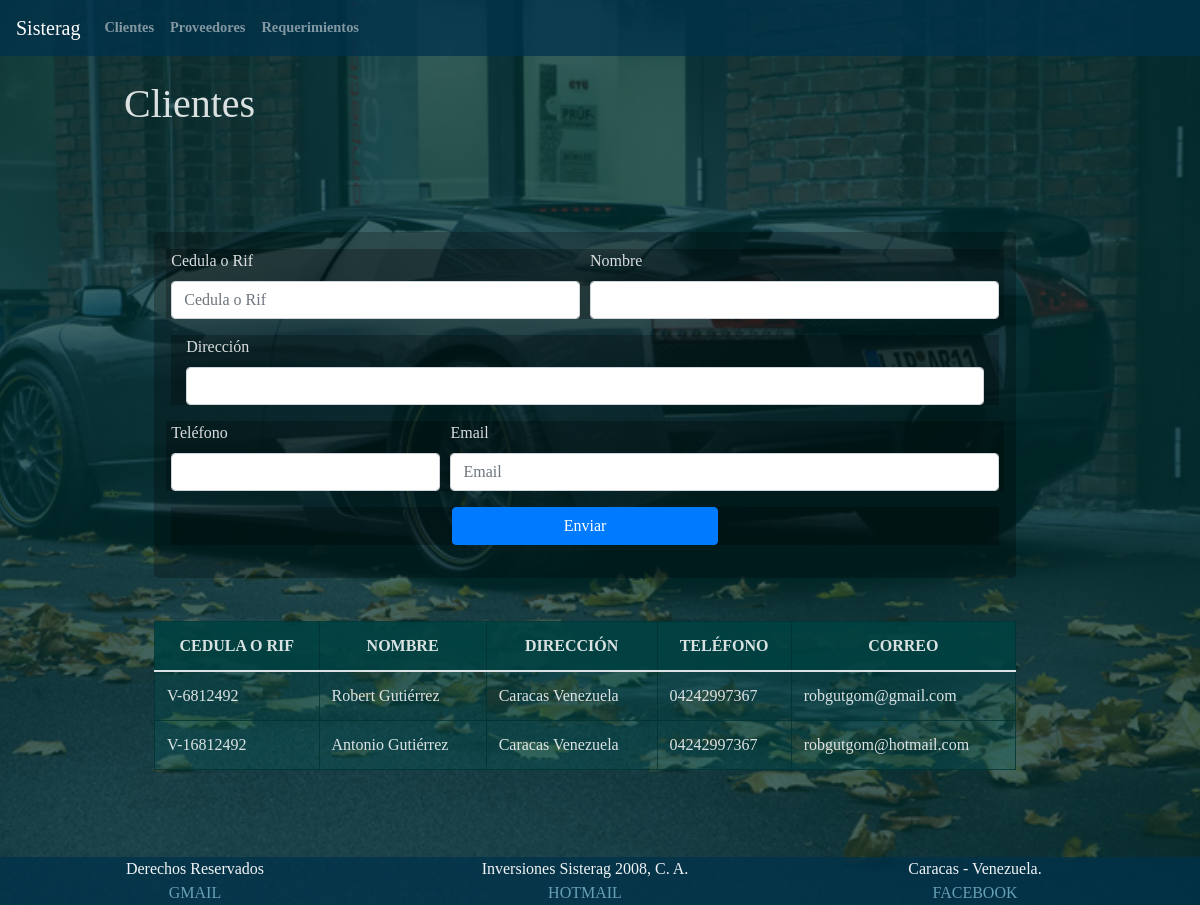
The app's page /requerimientos/clientes/ with its own data.
### AppRequerimientos/models.py (models this page shows, shortened)
class Clientes(models.Model):
    idcte = BigAutoField(
        auto_created=True, primary_key=True, null=False, serialize=False, verbose_name='ID')
    cedrif = CharField(max_length=75, null=False, verbose_name='Cedula o Rif')
    nombre = CharField(max_length=75, null=False, verbose_name='Nombre')
    direccion = CharField(max_length=75, null=False, verbose_name='Dirección')
    telefono = CharField(max_length=75, null=False, verbose_name='Teléfono')
    correo = EmailField(blank=False, null=False, verbose_name='Correo')
    created = models.DateTimeField(auto_now_add=True, verbose_name='Creado')
    updated = models.DateTimeField(auto_now_add=True, verbose_name='Actualizado')
    class Meta:
        db_table = "clientes"
        verbose_name = "Cliente"
        verbose_name_plural = "Clientes"

### AppRequerimientos/views.py (the view)
# urls.py: path('clientes/', rndrClientes, name='Clientes'),
def rndrClientes(request):
    oClie = Clientes.objects.all()
    return render(request, "clientes.htm",{"oClies": oClie})

### AppRequerimientos/templates/clientes.htm
{% extends 'layout.htm' %}
{% block content %}
    <h1>Clientes</h1>
        <section class="page-section clearfix">
            <div class="container row col-xs-12 col-sm-12 col-md-12 col-lg-12">
                <div class="row intro col-xs-12 col-sm-12 col-md-12 col-lg-12">
                    <div class="col-xs-12 col-sm-12 col-md-12 col-lg-12">
                        <form>
                            <div class="form-row">
                                <div class="form-group col-md-6">
                                    <label for="cedrif">Cedula o Rif</label>
                                    <input type="password" class="form-control" id="cedrif" placeholder="Cedula o Rif">
                                </div>
                                <div class="form-group col-md-6">
                                    <label for="nombre">Nombre</label>
                                    <input type="text" class="form-control" id="nombre">
                                </div>
                            </div>
                            <div class="form-group col-md-12">
                                <label for="direccion">Dirección</label>
                                <input type="text" class="form-control" id="direccion">
                            </div>
                            <div class="form-row">
                                <div class="form-group col-md-4">
                                    <label for="telefono">Teléfono</label>
                                    <input type="text" class="form-control" id="telefono">
                                </div>
                                <div class="form-group col-md-8">
                                    <label for="correo">Email</label>
                                    <input type="email" class="form-control" id="correo" placeholder="Email">
                                </div>
                            </div>
                            <div class="form-group col-md-12 text-center">
                                <button type="submit" class="col-xs-4 col-sm-4 col-md-4 col-lg-4 btn btn-primary">Enviar</button>
                            </div>
                        </form>
                    </div>
                    <div class="col-xs-12 col-sm-12 col-md-12 col-lg-12 rounded">
                        <table class="table table-striped">
                            <thead>
                              <tr>
                                <th scope="col">Cedula o Rif</th>
                                <th scope="col">Nombre</th>
                                <th scope="col">Dirección</th>
                                <th scope="col">Teléfono</th>
                                <th scope="col">Correo</th>
                              </tr>
                            </thead>
                            <tbody>
                            {% for oClie in oClies %}
                                <tr>
                                    <td>{{oClie.cedrif}}</td>
                                    <td>{{oClie.nombre}}</td>
                                    <td>{{oClie.direccion}}</td>
                                    <td>{{oClie.telefono}}</td>
                                    <td>{{oClie.correo}}</td>
                                </tr>
                            {% endfor %}
                            </tbody>
                        </table>
                    </div>
                </div>
            </div>
        </section>
{% endblock %}

### AppRequerimientos/templates/layout.htm (shortened to what this page needs)
{% load static %}
<!DOCTYPE html>
<html lang="en">
<head>
    <link rel='stylesheet' href="{% static 'css/bootstrap.min.css' %}" />
    <link rel='stylesheet' href="{% static 'css/bootstrap.css' %}" />
    <link rel='stylesheet' href="{% static 'css/style.css' %}" />
</head>
<body>
    {% include 'common/head.htm' %}
    <div class="container p-4 col-10">
        {% block content %}
        {% endblock %}
    </div>
    {% include 'common/foot.htm' %}
</body>
</html>

### AppRequerimientos/templates/common/head.htm (shortened to what this page needs)
{% load static %}
<nav class="navbar navbar-expand-lg navbar-light">
  <a class="navbar-brand" href="/admin/">Sisterag</a>
  <div class="collapse navbar-collapse" id="mainNav">
    <ul class="navbar-nav mr-auto mt-2 mt-lg-0">
      <li class="nav-item">
        <a class="nav-link" href="{% url 'Clientes' %}">Clientes</a>
      </li>
      <li class="nav-item">
        <a class="nav-link" href="{% url 'Proveedores' %}">Proveedores</a>
      </li>
      <li class="nav-item">
        <a class="nav-link" href="{% url 'Requerimientos' %}">Requerimientos</a>
      </li>
    </ul>
  </div>
</nav>

### AppRequerimientos/templates/common/foot.htm
<footer>
<div class="row col-12">
    <div class="col-4">
        Derechos Reservados
    </div>
    <div class="col-4">
        Inversiones Sisterag 2008, C. A.
    </div>
    <div class="col-4">
        Caracas - Venezuela.
    </div>
    <div class="col-4">
        <a href="mailto:robgutgom@gmail.com" target="_blank">GMAIL</a>
    </div>
    <div class="col-4">
        <a href="mailto:robgutgom@hotmail.com" target="_blank">HOTMAIL</a>
    </div>
    <div class="col-4">
        <a href="https://www.facebook.com/robguter/" target="_blank">FACEBOOK</a>
    </div>
</div>
</footer>

### AppRequerimientos/static/css/style.css (style rules this page uses)
body { font-family: 'Lora'; background: linear-gradient(rgba(0, 50, 50, .75), rgba(0, 50, 50, .7)), url("../media/Lamborghini-Murcielago-LP640.jpg"); background-attachment: fixed; background-position: center; background-size: cover; color: rgba(255,255,255, .85); }
form { background-color: rgba(0, 0, 0, .25); padding: 2%; margin: 1% 0% 5%; border-radius: 5px; }
.form-group { background-color: rgba(0, 0, 0, .25); }
.table { background-color: rgba(0, 100, 100, .25); }
.table th { background-color: rgba(0, 50, 50, .75); text-transform: uppercase; text-align: center; border: 0.01em solid rgba(0, 50, 50, .75); }
.table td { border: 0.01em solid rgba(0, 50, 50, .75); }
.table tr:nth-child(odd) { background-color: rgba(0, 150, 150, .5); }
footer, .navbar { background-color: rgba(0, 50, 75, .75); text-align: center; height: auto; color: rgba(255,255,255,.95); }
.navbar { position: sticky; right: 0; top: 0; left: 0; z-index: 100; width: 100%; margin-bottom: 0%; }
footer { position: fixed; right: 0; bottom: 0; left: 0; z-index: 0; width: 100%; }
a { color: rgba(120,180,200, .85); text-decoration: none; }
h1, h2, h3, h4, h5, h6 { font-family: 'Raleway'; }
.page-section { margin-top: 5rem; margin-bottom: 5rem; }
.navbar { font-family: 'Raleway'; }
.navbar .navbar-brand { color: #ffffff; }
.navbar .navbar-nav .nav-item .nav-link { color: rgba(255, 255, 255, .5); font-weight: 800; text-decoration: none; }
@media (min-width: 992px) { .navbar .navbar-nav .nav-item .nav-link { font-size: 0.9rem; } }
.intro { position: relative; width: 100%; margin: 15px 0px; }
.btn { box-shadow: 0px 3px 3px 0px rgba(33, 37, 41, 0.1); }

### records on screen
Clientes: cedrif "V-6812492", nombre "Robert Gutiérrez", direccion "Caracas Venezuela", telefono "04242997367", correo "robgutgom@gmail.com"
Clientes: cedrif "V-16812492", nombre "Antonio Gutiérrez", direccion "Caracas Venezuela", telefono "04242997367", correo "robgutgom@hotmail.com"
